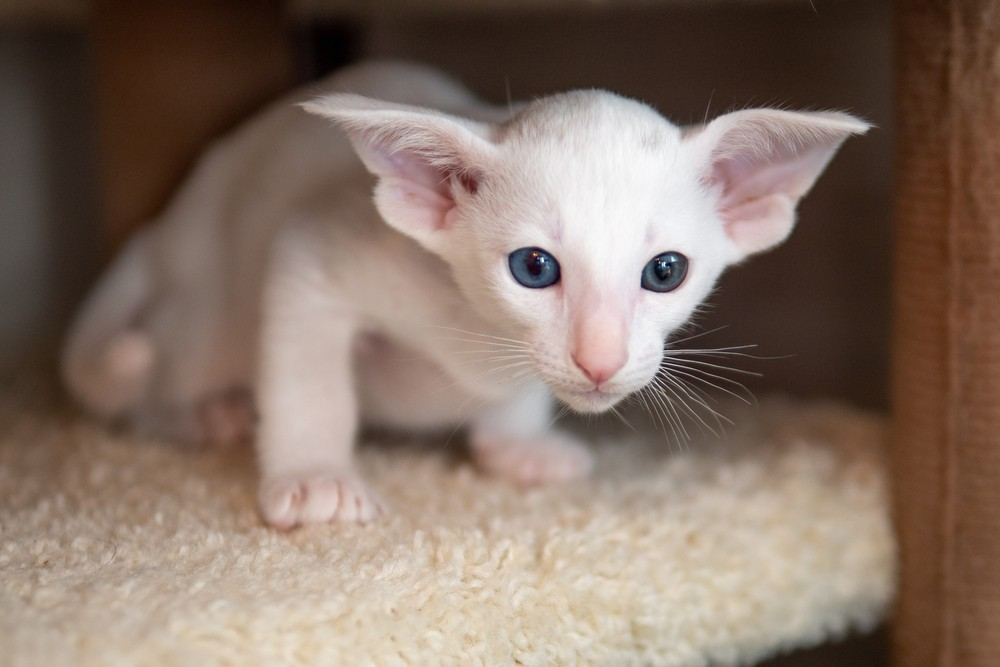
#> input picture Lab7/kot.png, 1000 x 667 px
$ python lsb_watermark.py kot.png kot.png
#> lines starting #> are read from the running program, lines starting #| are printed output that depends on the picture; after the words box and inside, x2 and y2 are one past the last pixel; in counts of white or black regions, pixels touching at a corner belong together
import sys
import cv2
import matplotlib.pyplot as plt

def add_code_to_message(message):
    return "$$$" + message + "###"

def text_to_bits(text):
    return ''.join(f'{ord(c):08b}' for c in text)

def bits_to_text(bits):
    chars = []

    for i in range(0, len(bits), 8):
        byte = bits[i:i+8]
        if len(byte) < 8:
            break
        chars.append(chr(int(byte, 2)))

    return ''.join(chars)

def extract_last_bits(image):
    h, w = image.shape[:2]
    total_bits = h * w * 3

    bits = []

    for idx in range(total_bits):
        pixel_index = idx // 3
        channel = idx % 3

        y = pixel_index // w
        x = pixel_index % w

        bit = image[y, x, channel] & 1
        bits.append(str(bit))

    return ''.join(bits)

def extract_message(text):
    start = "$$$"
    end = "###"

    s = text.find(start)
    e = text.find(end, s + len(start))

    if s == -1 or e == -1:
        return "BRAK"

    return text[s + len(start):e]

def lsb_watermark(image, message):
    h, w = image.shape[:2]
    watermark_image = image.copy()

    total_channels = h * w * 3

    message = add_code_to_message(message)
    message_bits = text_to_bits(message)
    n_message_bits = len(message_bits)

    if n_message_bits > total_channels:
        raise ValueError("Wiadomosc jest za dluga dla tych wymiarow obrazu")

    for i in range(n_message_bits):
        pixel_index = i // 3
        channel = i % 3

        y = pixel_index // w
        x = pixel_index % w

        watermark_image[y, x, channel] = (watermark_image[y, x, channel] & 254) | int(message_bits[i])

    return watermark_image

def decode_watermark_image(image):
    bits = extract_last_bits(image)
    text = bits_to_text(bits)
    message = extract_message(text)
    return message

def show_results(image, text, watermark_image, watermark_text):
    plt.figure(figsize=(10, 5))

    plt.subplot(1, 2, 1)
    plt.imshow(cv2.cvtColor(image, cv2.COLOR_BGR2RGB))
    plt.title(f"Oryginalny obraz\nWiadomość: {text}")
    plt.axis("off")

    plt.subplot(1, 2, 2)
    plt.imshow(cv2.cvtColor(watermark_image, cv2.COLOR_BGR2RGB))
    plt.title(f"Obraz ze znakiem wodnym\nWiadomość: {watermark_text}")
    plt.axis("off")

    plt.tight_layout()
    plt.show()

def main():
    image = cv2.imread(sys.argv[1])
#> image is the input picture: shape (667, 1000, 3); mean B, G, R 101.4, 113.4, 132.6
    message = sys.argv[2]

    text = decode_watermark_image(image)
#> the loop in extract_last_bits, `for idx in range(total_bits):` made 2001000 passes
#> bit on passes 1 to 3: 0, 0, 0
#> after the loop in extract_last_bits, `for idx in range(total_bits):`: bits = 2001000 items
#> in decode_watermark_image, `message = extract_message(text)`: message = 'BRAK'
#> text = 'BRAK'
    watermark_image = lsb_watermark(image, message)
#> after the loop in lsb_watermark, `for i in range(n_message_bits):`: watermark_image: shape (667, 1000, 3); under 0.01% of pixels changed, all inside (x1, y1, x2, y2) = (0, 0, 35, 1)
    watermark_text = decode_watermark_image(watermark_image)
#> the loop in extract_last_bits (call 2), `for idx in range(total_bits):` made 2001000 passes
#> bit on passes 1 to 3: 0, 0, 1

    show_results(image, text, watermark_image, watermark_text)
#> in show_results, `plt.show()`:
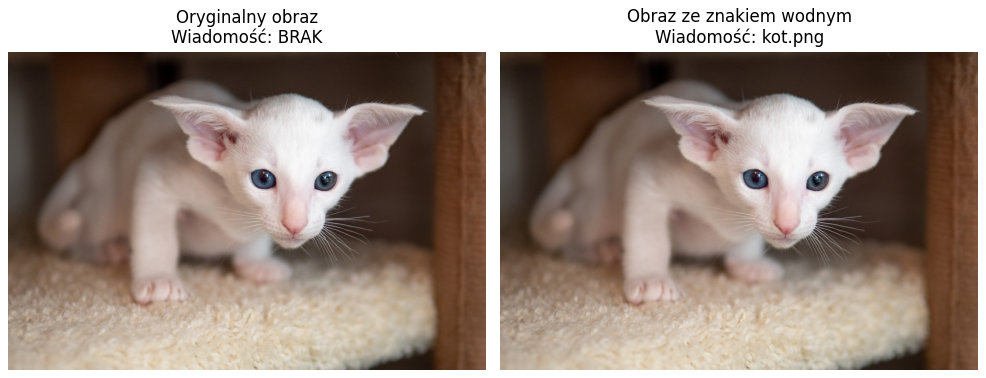
#> figure drawn by matplotlib, 2 panels

    #Czy taki sposób ukrywania informacji w obrazie jest odporny na ataki i próby
    #zniszczenia osadzonej wiadomości.
    #Nie, algorytm jest prosty a wiadomość ukryta jest w postaci jawnej. Ponadto algorytm
    #jest całkowicie nieodporny na modyfikacje obrazu takie jak kompresja czy zmiana rozmiaru.

    #Zaproponuj ataki na osadzoną wiadomość
    #Kompresja jpeg
    #Zmiana rozdzielczości
    #Analiza statystyczna
    #Atak nadpisania

    #Jaki jest rozmiar wiadomości możliwej do ukrycia?
    #Liczba pikseli x 3 (w bitach)

main()
